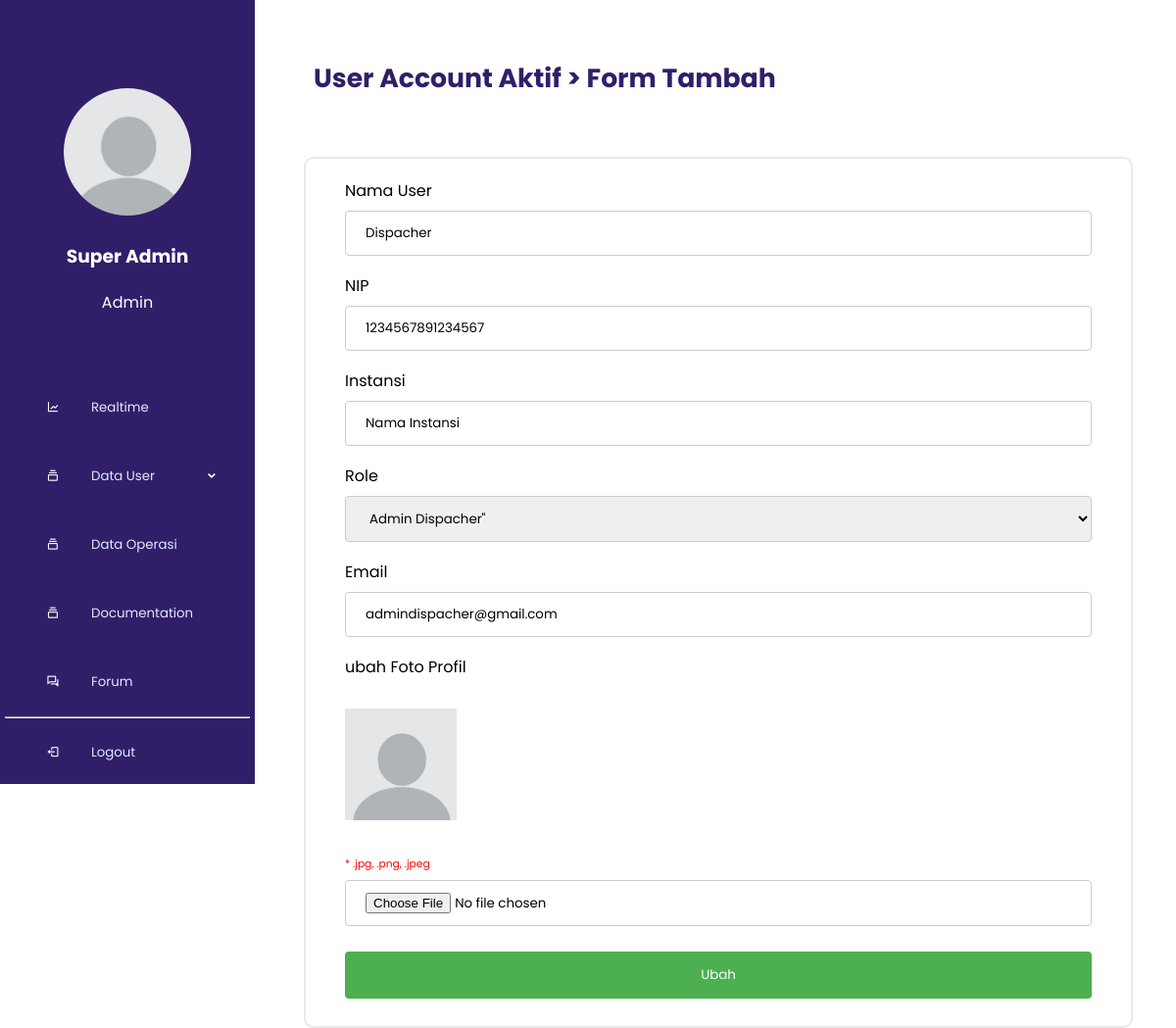
/index.php?p=update_user&id=30 (signed in), run on the app's committed database.
### tables this page shows
CREATE TABLE `users` (
  `user_id` bigint(20) UNSIGNED NOT NULL,
  `nama_user` varchar(255) NOT NULL,
  `nip` char(25) NOT NULL,
  `instansi` varchar(255) NOT NULL,
  `role` enum('Super Admin','Admin Dispacher','Admin Pembangkit','Pegawai') NOT NULL,
  `email` varchar(255) NOT NULL,
  `password` varchar(255) NOT NULL,
  `gambar` text NOT NULL,
  `path` varchar(200) DEFAULT NULL,
  `created_at` timestamp NULL DEFAULT current_timestamp(),
  `updated_at` timestamp NULL DEFAULT current_timestamp()
);

### admin/super_admin/form_update_user.php (the view, shortened to what this page needs)
<?php
if ($_SESSION['role'] == 'Super Admin') {
?>
    <div class="header sub-header-user">
        <a href="index.php?p=user_aktif">User Account Aktif > Form Tambah</a>
    </div>
    <div class="box-forum">
        <div class="content-forum-add">
            <form class="form" method="POST" enctype="multipart/form-data">
                <div class="group-form">
                    <label for="">Nama User</label>
                    <input type="text" name="nama" value="<?php echo $data['nama_user']; ?>" required>
                </div>
                <div class="group-form">
                    <label for="">NIP</label>
                    <input type="text" name="nip" value="<?php echo $data['nip']; ?>" required>
                </div>
                <div class="group-form">
                    <label for="">Instansi</label>
                    <input type="text" name="instansi" value="<?php echo $data['instansi']; ?>" required>
                </div>
                <div class="group-form">
                    <label for="">Role</label>
                    <select name="role" type="text" required>
                        <option value="<?php echo $data['role']; ?>" <?php if ($data['role'] == $data['role']) echo 'selected="selected"'; ?>>
                            <?php echo $data['role']; ?>"
                        </option>
                    </select>
                </div>
                <div class="group-form">
                    <label for="">Email</label>
                    <input type="email" name="email" value="<?php echo $data['email']; ?>" required>
                </div>
                <div class="group-form">
                    <label for="">ubah Foto Profil</label>
                    <div class="sampul-update">
                        <img src="assets/img/foto_profil/<?php echo $data['gambar']; ?>" alt="">
                    </div>
                    <p class="keterangan-form">* .jpg, .png, .jpeg</p>
                    <input type="file" name="photo" placeholder="Judul Forum">
                </div>
                <input name="Submit" type="submit" value="Ubah">
            </form>
        </div>
    </div>
<?php
} else {
    echo '<script>alert("Mohon maaf halaman ini hanya dapat dilihat oleh Super Admin")</script>';
    echo '<script>window.location.href = "Login.php";</script>';
}
?>

### index.php (shortened to what this page needs)
<!DOCTYPE html>
<html lang="en" dir="ltr">
<?php
include 'config/conn.php';
?>
<head>
  <link rel="stylesheet" href="assets/css/styles.css">
  <link rel="stylesheet" href="assets/css/forum.css">
  <link rel="stylesheet" href="assets/css/realtime.css">
  <link rel="stylesheet" href="assets/css/documentation.css">
  <link rel="stylesheet" href="assets/css/user.css">
  <link rel="stylesheet" href="assets/css/forecasting.css">
  <link rel="stylesheet" href="assets/css/data_operasi.css">
  <link href='https://unpkg.com/boxicons@2.0.7/css/boxicons.min.css' rel='stylesheet'>
  <link href="https://maxcdn.bootstrapcdn.com/font-awesome/4.7.0/css/font-awesome.min.css" rel="stylesheet" />
  <link rel="stylesheet" href="https://cdnjs.cloudflare.com/ajax/libs/font-awesome/4.7.0/css/font-awesome.min.css">
</head>
<body>
  <div class="sidebar" id="sidebar">
    <?php
    if (isset($_SESSION['role'])) {
      if ($_SESSION['role'] == 'Super Admin') {
        include_once 'sidebar_navlink/superadmin.php';
      } elseif ($_SESSION['role'] == 'Admin Dispacher') {
        include_once 'sidebar_navlink/dispacher.php';
      } elseif ($_SESSION['role'] == 'Admin Pembangkit') {
        include_once 'sidebar_navlink/pembangkit.php';
      } elseif ($_SESSION['role'] == 'Pegawai') {
        include_once 'sidebar_navlink/pegawai.php';
      }
    } else {
      include_once 'sidebar_navlink/guest.php';
    }
    ?>
  </div>
  <div class="main">
    <?php
    if (@$_GET['p'] == "") {
      include 'realtime.php';
    } elseif (@$_GET['p'] == "realtime") {
      include_once 'realtime.php';
    }
    elseif (@$_GET['p'] == "user_aktif") {
      include_once 'admin/super_admin/data_user_aktif.php';
    } elseif (@$_GET['p'] == "add_user") {
      include_once 'admin/super_admin/form_add_user.php';
    } elseif (@$_GET['p'] == "update_user") {
      $query = mysqli_query($koneksi, "SELECT * FROM users WHERE user_id ='" . $_GET['id'] . "'");
      while ($data = mysqli_fetch_assoc($query)) {
        include_once 'admin/super_admin/form_update_user.php';
      }
    } elseif (@$_GET['p'] == "user_nonaktif") {
      include_once 'admin/super_admin/data_user_nonaktif.php';
    } elseif (@$_GET['p'] == "data_pembangkit") {
      include_once 'pembangkit.php';
    } elseif (@$_GET['p'] == "data_tegangan") {
      include_once 'tegangan.php';
    } elseif (@$_GET['p'] == "forcasting") {
      include_once 'admin/dispacher/forcasting.php';
    } elseif (@$_GET['p'] == "data_operasi") {
      include_once 'admin/data_operasi.php';
    }
    elseif (@$_GET['p'] == "profile") {
      include_once 'admin/profile.php';
    } elseif (@$_GET['p'] == "update_foto_profile") {
      include_once 'admin/update_foto_profile.php';
    } elseif (@$_GET['p'] == "update_data_profile") {
      include_once 'admin/update_data_profile.php';
    } elseif (@$_GET['p'] == "update_password_profile") {
      include_once 'admin/update_password_profile.php';
    }
    elseif (@$_GET['p'] == "documentation") {
      include_once 'admin/documentation.php';
    } elseif (@$_GET['p'] == "form_add_documentation") {
      include_once 'admin/form_add_documnetation.php';
    } elseif (@$_GET['p'] == "form_update_documentation") {
      $query = mysqli_query($koneksi, "SELECT * FROM documentations WHERE id_dokumen ='" . $_GET['id'] . "'");
      while ($data = mysqli_fetch_assoc($query)) {
        include_once 'admin/form_update_documentation.php';
      }
    } elseif (@$_GET['p'] == "perencanaan") {
      include_once 'admin/documentation/perencanaan.php';
    } elseif (@$_GET['p'] == "evaluasi") {
      include_once 'admin/documentation/evaluasi.php';
    } elseif (@$_GET['p'] == "profil_kelistrikan") {
      include_once 'admin/documentation/profil_kelistrikan.php';
    } elseif (@$_GET['p'] == "sop_pengoperasian") {
      include_once 'admin/documentation/pengoperasian.php';
    } elseif (@$_GET['p'] == "singel_line_diagram") {
      include_once 'admin/documentation/singel_line_diagram.php';
    }
    elseif (@$_GET['p'] == "forum") {
      include_once 'admin/forum.php';
    } elseif (@$_GET['p'] == "forum_add") {
      include_once 'admin/super_admin/form_add_forum.php';
    } elseif (@$_GET['p'] == "forum_update") {
      $query = mysqli_query($koneksi, "SELECT * FROM forums WHERE id_pesan ='" . $_GET['id'] . "'");
      while ($data = mysqli_fetch_assoc($query)) {
        include_once 'admin/super_admin/form_update_forum.php';
      }
    } elseif (@$_GET['p'] == "forum_komentar") {
      include_once 'admin/forum_komentar.php';
    }
    ?>
  </div>
</body>
</html>

### sidebar_navlink/superadmin.php (shortened to what this page needs)
<ul class="nav-links">
  <a href="index.php?p=profile">
    <?php
    $query = mysqli_query($koneksi, "SELECT * FROM users WHERE user_id =" . $_SESSION['user_id']);
    while ($data = mysqli_fetch_assoc($query)) {
    ?>
      <div class="box-profile">
        <img src="assets/img/foto_profil/<?php echo $data['gambar'] ?>" alt="">
        <h3><?php echo $data['role'] ?></h3>
        <p><?php echo $data['nama_user'] ?></p>
      </div>
    <?php
    }
    ?>
  </a>
  <li>
    <a href="index.php?p=realtime">
      <i class='bx bx-line-chart'></i>
      <span class="link_name">Realtime</span>
    </a>
  </li>
  <li>
    <div class="iocn-link">
      <a href="#">
        <i class='bx bx-collection'></i>
        <span class="link_name">Data User</span>
      </a>
      <i class='bx bxs-chevron-down arrow'></i>
    </div>
  </li>
  <li>
    <a href="index.php?p=data_operasi">
      <i class='bx bx-collection'></i>
      <span class="link_name">Data Operasi</span>
    </a>
  </li>
  <li>
    <a href="index.php?p=documentation">
      <i class='bx bx-collection'></i>
      <span class="link_name">Documentation</span>
    </a>
  </li>
  <li>
    <a href="index.php?p=forum">
      <i class='bx bx-conversation'></i>
      <span class="link_name">Forum</span>
    </a>
  </li>
  <hr>
  <li>
    <a href="logout.php">
      <i class='bx bx-log-out'></i>
      <span class="link_name">Logout</span>
    </a>
  </li>
</ul>

### assets/css/styles.css (style rules this page uses)
* { margin: 0; padding: 0; box-sizing: border-box; font-family: 'Poppins'; }
.sidebar { background-color: #311e69; width: 260px; height: 100vh; display: flex; justify-content: center; position: fixed; top: 0; }
.sidebar .nav-links { height: 100%; padding: 30px 0 150px 0; overflow: auto; }
.sidebar .nav-links li { position: relative; list-style: none; transition: all 0.4s ease; }
.sidebar .nav-links li .iocn-link { display: flex; align-items: center; justify-content: space-between; }
.sidebar .nav-links li i { height: 50px; min-width: 78px; text-align: center; line-height: 50px; color: #fff; font-size: 10pt; cursor: pointer; transition: all 0.3s ease; }
.sidebar .nav-links li a { display: flex; align-items: center; text-decoration: none; }
.sidebar .nav-links li a .link_name { font-size: 10pt; font-weight: 400; color: #e1e9fc; transition: all 0.4s ease; }
.box-profile { width: 250px; display: block; padding: 25px; text-align: center; }
.box-profile img { width: 150px; padding: 10px; border-radius: 50%; }
.box-profile h3, .box-profile p { display: block; width: 200px; padding: 10px; color: #fff; }
.main { margin-left: 260px; height: 100vh; padding: 10px, 0, 10px, 10px; }
.header { display: flex; justify-content: space-between; align-items: center; padding: 50px 0px; }
.header a { color: #311e69; font-size: 20pt; font-weight: bold; margin-left: 50px; }
.form { width: 100%; display: flex; justify-content: center; flex-direction: column; }
.group-form { display: flex; flex-direction: column; margin-bottom: 10px }
.keterangan-form { color: red; font-size: 8pt; }
input[type=text], select, textarea { width: 100%; padding: 12px 20px; margin: 8px 0; display: inline-block; border: 1px solid #ccc; border-radius: 4px; box-sizing: border-box; }
input[type=file] { width: 100%; padding: 12px 20px; margin: 8px 0; display: inline-block; border: 1px solid #ccc; border-radius: 4px; box-sizing: border-box; }
input[type=email] { width: 100%; padding: 12px 20px; margin: 8px 0; display: inline-block; border: 1px solid #ccc; border-radius: 4px; box-sizing: border-box; }
input[type=submit] { width: 100%; background-color: #4CAF50; color: white; padding: 14px 20px; margin: 8px 0; border: none; border-radius: 4px; cursor: pointer; }

### assets/css/forum.css (style rules this page uses)
.box-forum { position: block; width: 90%; margin-left: 50px; border: rgb(233, 233, 233) solid 2px; border-radius: 10px; margin-bottom: 30px; }
.menu-list li, a { padding: 10px; text-decoration: none; list-style: none; color: #311e69; font-size: 12pt; }
.sampul-update { padding: 30px 0px; width: 30%; }
.sampul-update img { width: 50%; }
.content-forum-add { padding: 20px 40px; }

### data on the page
users: gambar (placeholder picture), role "Super Admin", nama_user "Admin"
users: nama "Dispacher", nip "1234567891234567", instansi "Nama Instansi", role "Admin Dispacher\"", email "admindispacher@gmail.com", gambar (placeholder picture)
